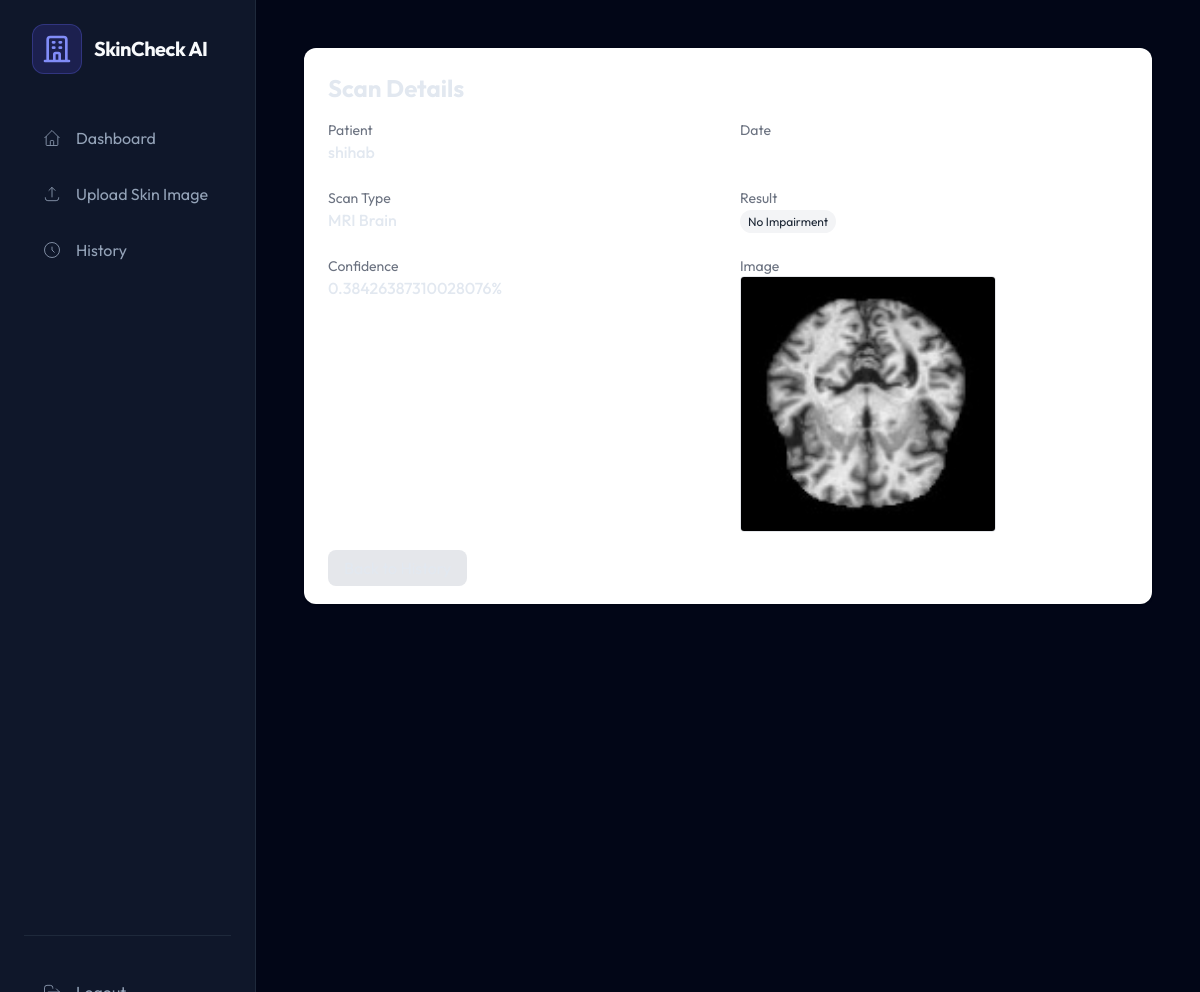
The app's page /scan/15/ (signed in) with its own data.
### prediction/models.py (models this page shows, shortened)
class Prediction(models.Model):
    user = models.ForeignKey(User, on_delete=models.CASCADE)
    patient_name = models.CharField(max_length=100)
    scan_type = models.CharField(max_length=50)
    result = models.CharField(max_length=50)
    confidence = models.FloatField()
    risk_level = models.CharField(max_length=50)
    timestamp = models.DateTimeField(auto_now_add=True)
    image_file = models.FileField(upload_to='uploads/', default='default.jpg')

### prediction/views.py (the view)
# urls.py: path('scan/<int:scan_id>/', views.scan_detail_view, name='scan_detail'),  # Optional detail page
@login_required(login_url='login')
def scan_detail_view(request, scan_id):
    scan = get_object_or_404(Prediction, id=scan_id, user=request.user)
    return render(request, "scan_detail.html", {"scan": scan})

### prediction/templates/scan_detail.html (shortened to what this page needs)
{% extends "base.html" %}
{% block content %}
<div class="flex flex-col lg:flex-row min-h-screen">
  <main class="flex-1 p-6">
    <div class="bg-white rounded-xl shadow p-6">
      <h1 class="text-2xl font-bold mb-4">Scan Details</h1>
      <div class="grid grid-cols-1 md:grid-cols-2 gap-6">
        <div>
          <h4 class="text-sm text-gray-500">Patient</h4>
          <p class="font-medium">{{ scan.patient_name }}</p>
        </div>
        <div>
          <h4 class="text-sm text-gray-500">Date</h4>
        </div>
        <div>
          <h4 class="text-sm text-gray-500">Scan Type</h4>
          <p class="font-medium">{{ scan.scan_type }}</p>
        </div>
        <div>
          <h4 class="text-sm text-gray-500">Result</h4>
          <span class="px-2 py-1 text-xs rounded-full
            {% if scan.result == 'Normal' %}bg-green-100 text-green-800
            {% elif scan.result == 'Mild Risk' %}bg-amber-100 text-amber-800
            {% elif scan.result == 'High Risk' %}bg-red-100 text-red-800
            {% else %}bg-gray-100 text-gray-800{% endif %}">
            {{ scan.result }}
          </span>
        </div>
        <div>
          <h4 class="text-sm text-gray-500">Confidence</h4>
          <p class="font-medium">{{ scan.confidence }}%</p>
        </div>
        <div>
          <h4 class="text-sm text-gray-500">Image</h4>
          {% if scan.image_file %}
          <img src="{{ scan.image_file.url }}" alt="Skin Image" class="w-64 h-64 object-contain border rounded">
          {% else %}
          <p class="text-gray-500">No image uploaded</p>
          {% endif %}
        </div>
      </div>
      <div class="mt-6">
        <a href="{% url 'history' %}" class="px-4 py-2 bg-gray-200 rounded-lg hover:bg-gray-300">Back to History</a>
      </div>
    </div>
  </main>
</div>
{% endblock %}

### prediction/templates/base.html (style rules this page uses)
body { font-family: 'Outfit', sans-serif; }

### records on screen
Prediction: patient_name "shihab", scan_type "MRI Brain", result "No Impairment", confidence "0.38426387310028076", image_file (picture)
